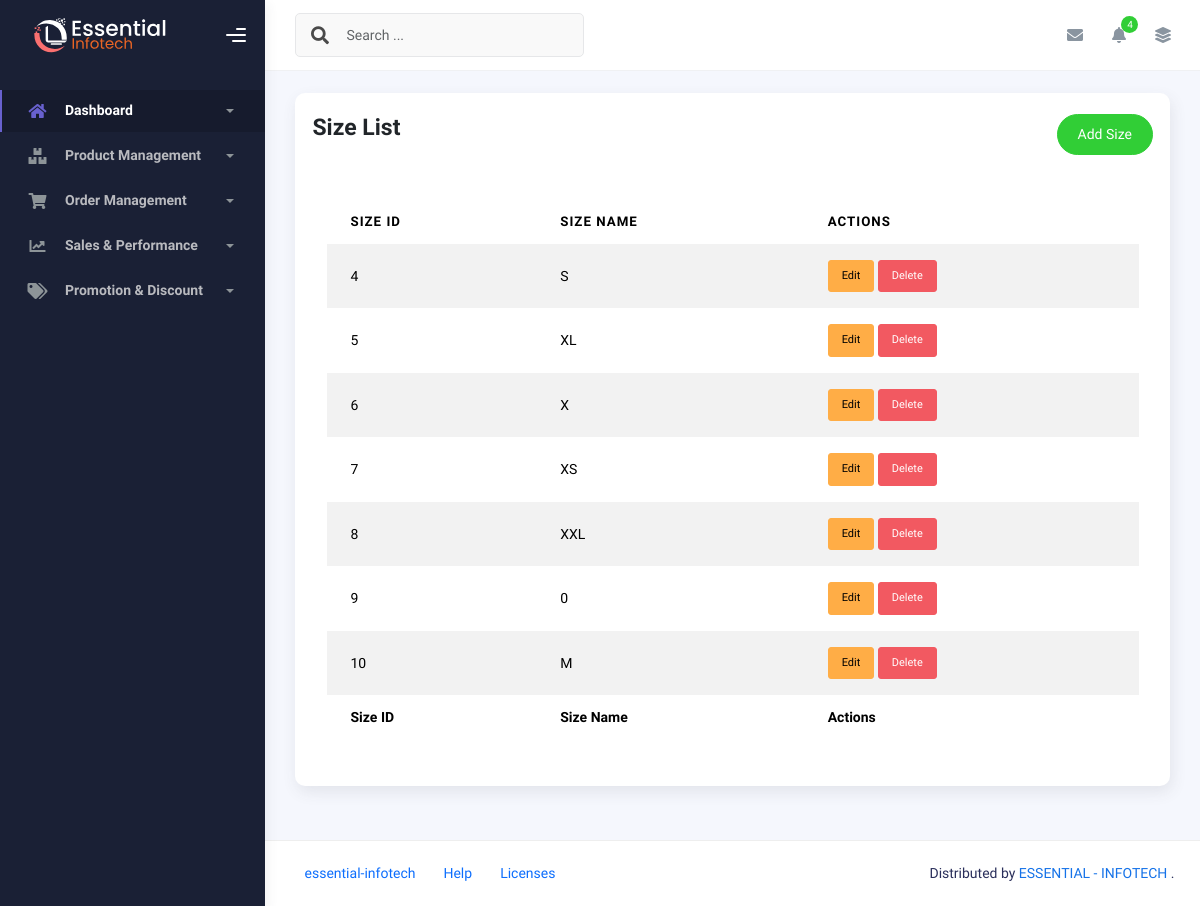
Page /product-management/size/list/ on the committed database.
### product_management/models.py (models this page shows, shortened)
class Size(models.Model):
    size_name = models.CharField(max_length=255)
    created_at = models.DateTimeField(auto_now_add=True)
    updated_at = models.DateTimeField(auto_now=True)

### product_management/views.py (the view)
# urls.py: path('size/list/', size_list, name='size-list'),
def size_list(request):
    size = Size.objects.all()
    return render(request, 'product_management/size.html', {'size':size})

### templates/product_management/size.html (shortened to what this page needs)
{% extends 'base.html' %}
{% block content %}
    <div class="container">
        <div class="page-inner">
            <div class="row">
                <div class="col-md-12">
                    <div class="card p-3">
                        <div class="page-header d-flex justify-content-between p-1">
                            <h3 class="fw-bold mb-3">Size List</h3>
                            <a href="{% url 'size-form' %}" class="btn btn-success btn-round ms-auto text-white" style="text-decoration: none;">
                                Add Size
                            </a>
                        </div>
                        <div class="card-body">
                            <div class="table-responsive">
                                <table id="size-table" class="display table table-striped table-hover">
                                    <thead>
                                        <tr>
                                            <th>Size ID</th>
                                            <th>Size Name</th>
                                            <th>Actions</th>
                                        </tr>
                                    </thead>
                                    <tfoot>
                                        <tr>
                                            <th>Size ID</th>
                                            <th>Size Name</th>
                                            <th>Actions</th>
                                        </tr>
                                    </tfoot>
                                    <tbody>
                                        {% for size in size %}
                                        <tr>
                                            <td><a href="{% url 'size-edit' size.pk %}" class="text-black">{{ size.pk }}</a></td>
                                            <td>{{ size.size_name }}</td>
                                            <td>
                                                <a href="{% url 'size-edit' size.pk %}" class="btn btn-warning btn-sm">Edit</a>
                                                <form action="{% url 'size-delete' size.pk %}" method="post" style="display:inline;"onsubmit="return confirm('Are you sure you want to delete this banner?');">
                                                    <button type="submit" class="btn btn-danger btn-sm">Delete</button>
                                                </form>
                                            </td>
                                        </tr>
                                        {% empty %}
                                        <tr>
                                            <td colspan="3" class="text-center">No sizes available.</td>
                                        </tr>
                                        {% endfor %}
                                    </tbody>
                                </table>
                            </div>
                        </div>
                    </div>
                </div>
            </div>
        </div>
    </div>
{% endblock %}

### rows in the picture
Size: pk "4", size_name "S"
Size: pk "5", size_name "XL"
Size: pk "6", size_name "X"
Size: pk "7", size_name "XS"
Size: pk "8", size_name "XXL"
Size: pk "9", size_name "0"
Size: pk "10", size_name "M"
